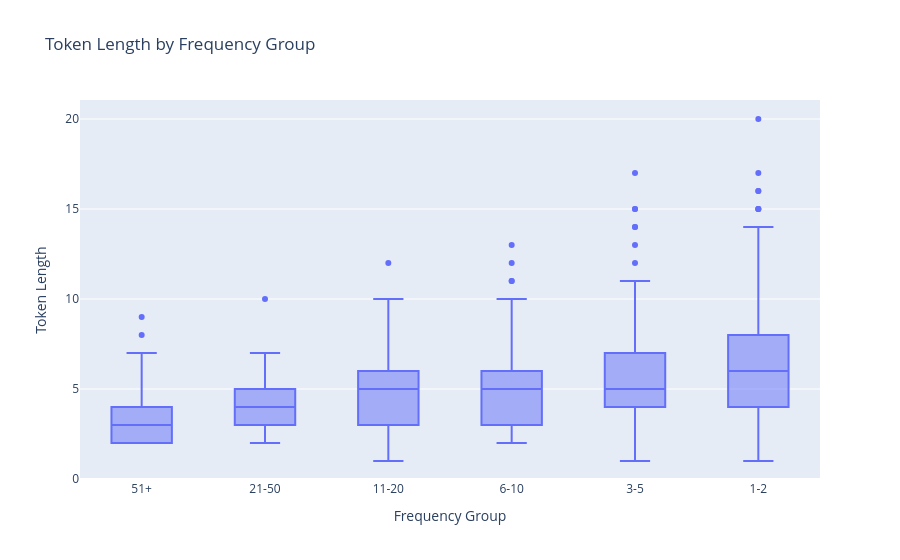

This figure's notebook cell:
### Markdown cell above
**Interpretation:** A Zipf-like curve is expected for language data: a few words are very common and many words are rare.

### Code cell
fig = px.box(token_freq_df, x="frequency_group", y="length", title="Token Length by Frequency Group", labels={"frequency_group": "Frequency Group", "length": "Token Length"})
fig.show()

### Figure 1 — Plotly figure (JSON) as saved in the notebook; plotly's stock layout.template omitted (floating-point values rounded to 4 significant figures; data arrays with more than 128 entries replaced by an {"elided": "..."} marker saying what was removed)
{"data": [{"alignmentgroup": "True", "hovertemplate": "Frequency Group=%{x}<br>Token Length=%{y}<extra></extra>", "legendgroup": "", "marker": {"color": "#636efa"}, "name": "", "notched": false, "offsetgroup": "", "orientation": "v", "showlegend": false, "type": "box", "x": {"elided": "2086 str values"}, "x0": " ", "xaxis": "x", "y": {"elided": "2086 int values"}, "y0": " ", "yaxis": "y"}], "layout": {"boxmode": "group", "legend": {"tracegroupgap": 0}, "title": {"text": "Token Length by Frequency Group"}, "xaxis": {"anchor": "y", "domain": [0, 1], "title": {"text": "Frequency Group"}}, "yaxis": {"anchor": "x", "domain": [0, 1], "title": {"text": "Token Length"}}}}
